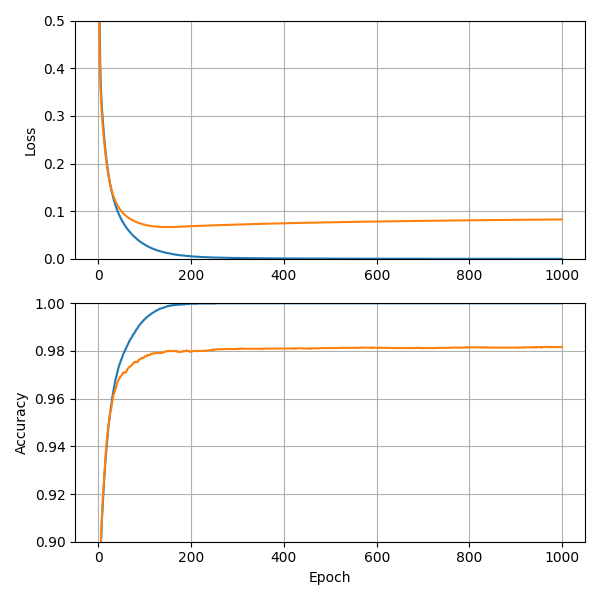

Write the gnuplot code that produced this figure.
from matplotlib import pyplot as plt
import numpy as np

history = np.loadtxt('tune02.txt')

plt.figure(figsize = (6, 6), tight_layout = True)

plt.subplot(2, 1, 1)
plt.plot(history[:, 1])
plt.plot(history[:, 3])
plt.grid()
plt.ylim(0., 0.5)
plt.ylabel('Loss')

plt.subplot(2, 1, 2)
plt.plot(history[:, 2])
plt.plot(history[:, 4])
plt.grid()
plt.ylim(0.9, 1.)
plt.ylabel('Accuracy')
plt.xlabel('Epoch')

epoch = history[:, 4].argmax()
print(epoch, history[epoch, 4])

plt.show()
